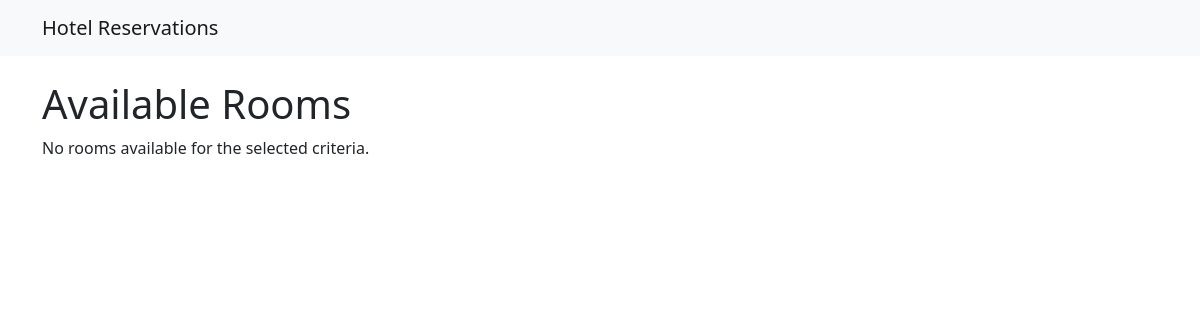
Before: /reservations/rooms/ with the older database file.
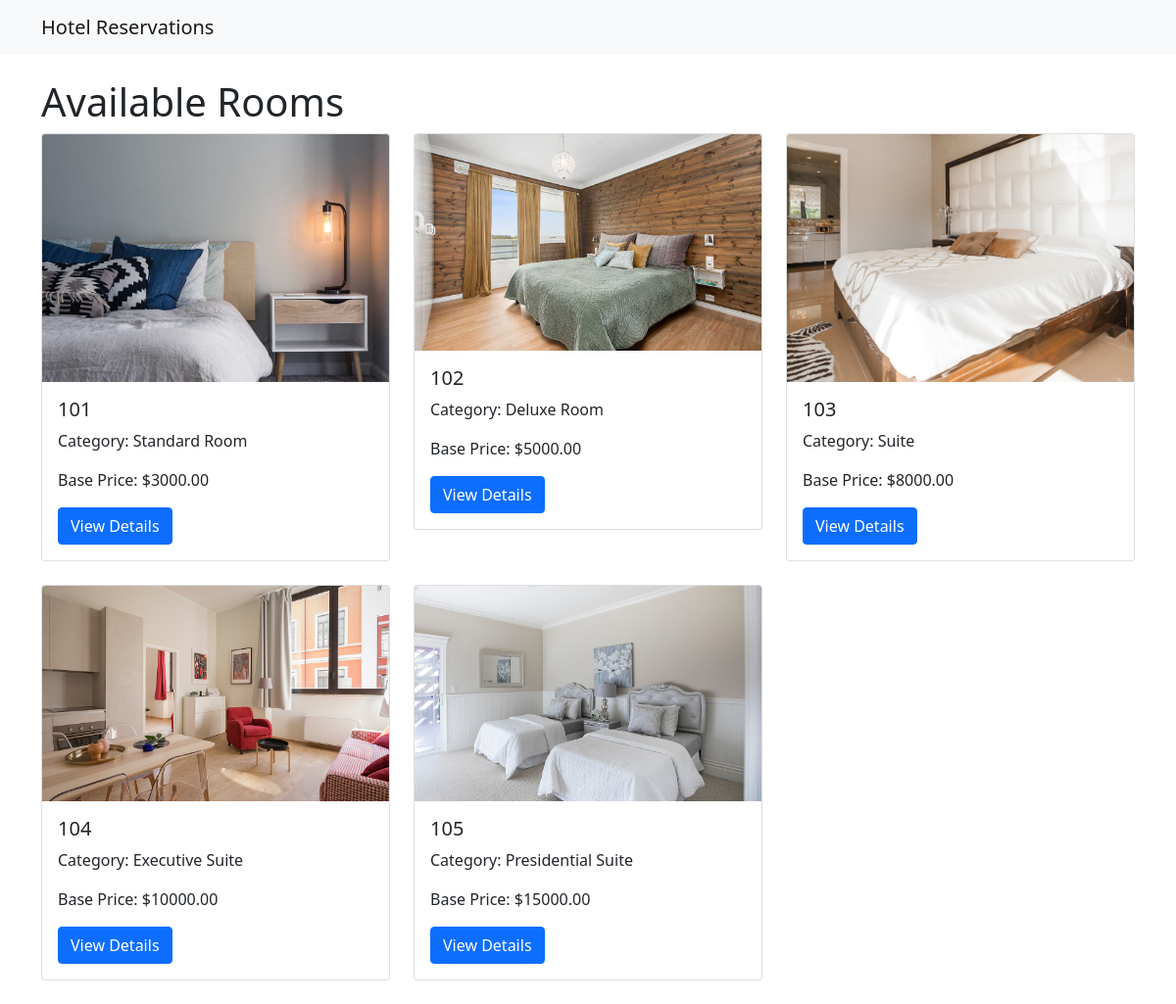
After: the same page with the newer database file.
### reservations/models.py (models this page shows, shortened)
class Room(models.Model):
    room_number = models.CharField(max_length=10)
    category = models.ForeignKey(RoomCategory, on_delete=models.CASCADE)
    is_available = models.BooleanField(default=True)
    image = models.ImageField(upload_to='room_images/', null=True, blank=True)

class RoomCategory(models.Model):
    name = models.CharField(max_length=50)
    base_price = models.DecimalField(max_digits=10, decimal_places=2)

### reservations/views.py (the view)
# urls.py: path('rooms/', RoomListView.as_view(), name='room_list'),
class RoomListView(ListView):
    model = Room
    template_name = 'reservations/room_list.html'
    context_object_name = 'rooms'
    def get_context_data(self, **kwargs):
        context = super().get_context_data(**kwargs)
        context['room_categories'] = RoomCategory.objects.all()
        return context

### reservations/templates/reservations/room_list.html
{% extends 'reservations/base.html' %}
{% block content %}
<h1>Available Rooms</h1>
<div class="row">
    {% for room in rooms %}
    <div class="col-md-4 mb-4">
        <div class="card">
            {% if room.image %}
            <img src="{{ room.image.url }}" class="card-img-top" alt="{{ room.room_number }}">
            {% endif %}
            <div class="card-body">
                <h5 class="card-title">{{ room.room_number }}</h5>
                <p class="card-text">Category: {{ room.category.name }}</p>
                <p class="card-text">Base Price: ${{ room.category.base_price }}</p>
                <a href="{% url 'room_detail' room.id %}" class="btn btn-primary">View Details</a>
            </div>
        </div>
    </div>
    {% empty %}
    <p>No rooms available for the selected criteria.</p>
    {% endfor %}
</div>
{% endblock %}

### reservations/templates/reservations/base.html (shortened to what this page needs)
<!DOCTYPE html>
<html lang="en">
<head>
    <link href="https://cdn.jsdelivr.net/npm/bootstrap@5.1.3/dist/css/bootstrap.min.css" rel="stylesheet">
    <link rel="stylesheet" type="text/css" href="https://cdn.jsdelivr.net/npm/toastify-js/src/toastify.min.css">
</head>
<body>
    <nav class="navbar navbar-expand-lg navbar-light bg-light">
        <div class="container">
            <a class="navbar-brand" href="{% url 'room_list' %}">Hotel Reservations</a>
        </div>
    </nav>
    <div class="container mt-4">
        {% block content %}
        {% endblock %}
    </div>
</body>
</html>

Changed rows visible on the page:
added Room: image (picture), room_number "101", category.name "Standard Room", category.base_price "3000.00"
added Room: image (picture), room_number "102", category.name "Deluxe Room", category.base_price "5000.00"
added Room: image (picture), room_number "103", category.name "Suite", category.base_price "8000.00"
added Room: image (picture), room_number "104", category.name "Executive Suite", category.base_price "10000.00"
added Room: image (picture), room_number "105", category.name "Presidential Suite", category.base_price "15000.00"
Other visible differences:
text no longer shown: "No rooms available for the selected criteria."
